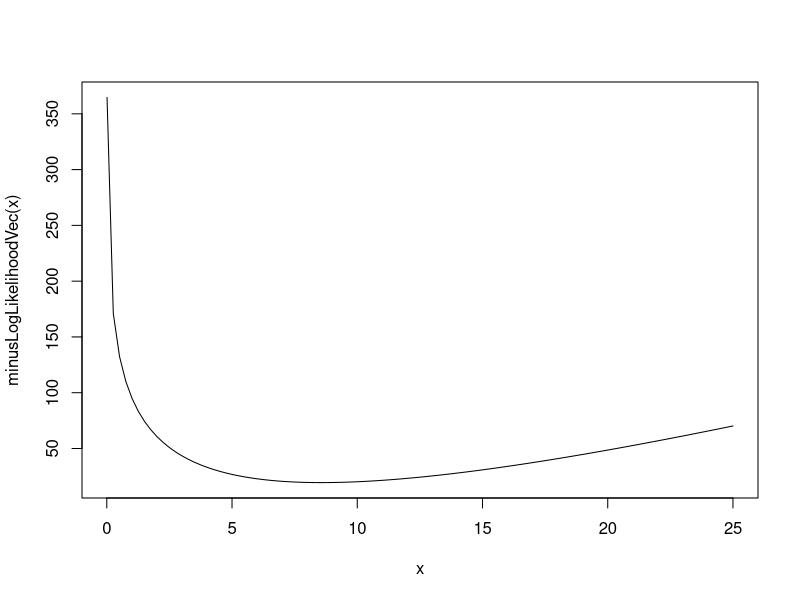

Source code (R):
##### Code for illustrating maximum likelihood estimation
##### written by Professor Dieker of Columbia University

library("stats4")

pedestrianDeaths <- c(6,11,6,5,17,9,6)
minusLogLikelihood <- function(lambda) -sum(stats::dpois(pedestrianDeaths, lambda, log = TRUE))

minusLogLikelihood(1)

minusLogLikelihoodVec <- Vectorize(minusLogLikelihood)
curve(minusLogLikelihoodVec, from=0.01, to=25)

MLE <- mle(minusLogLikelihood, start = list(lambda = 5), nobs = NROW(pedestrianDeaths))


methods(class="mle")

summary(MLE)
